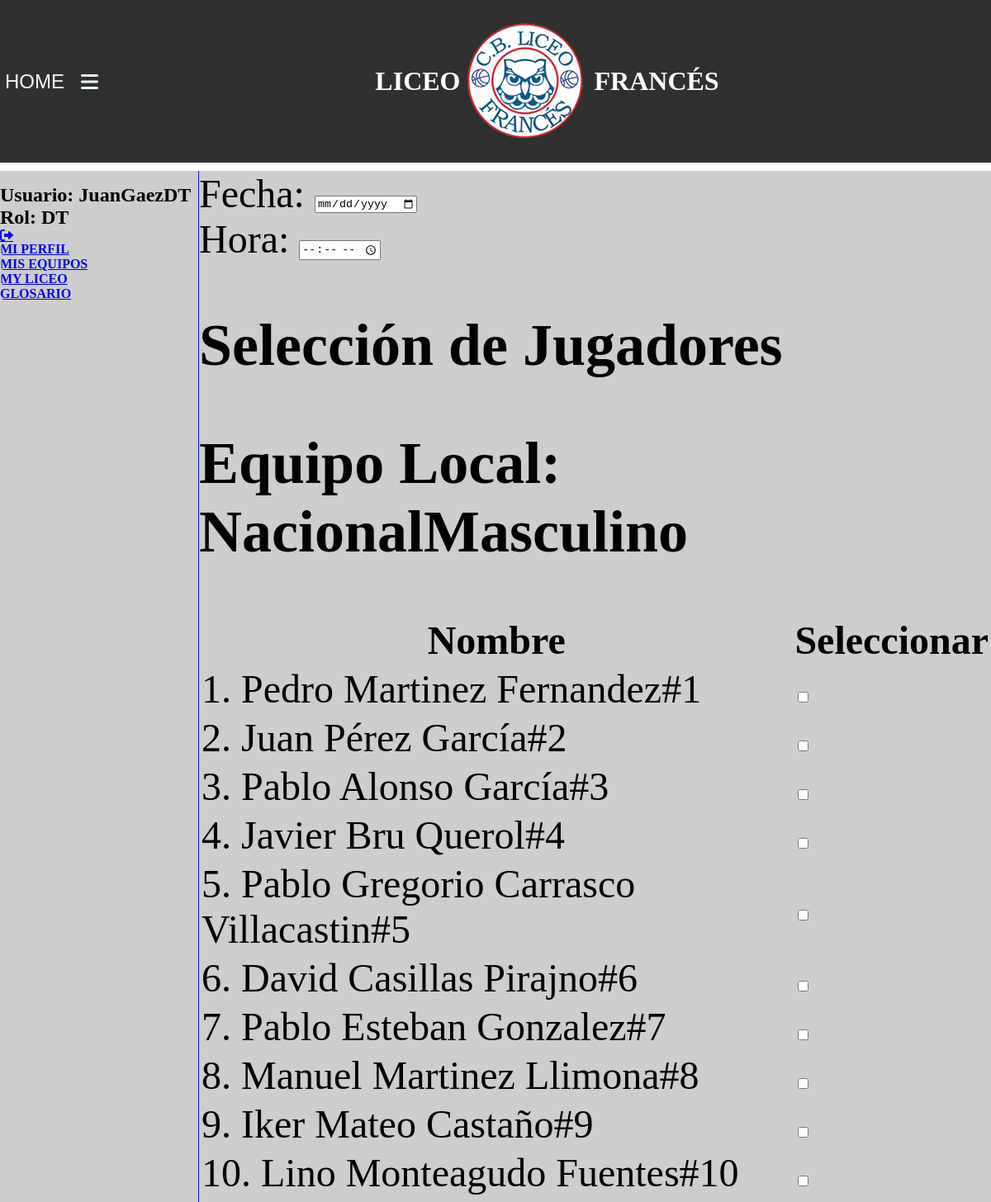
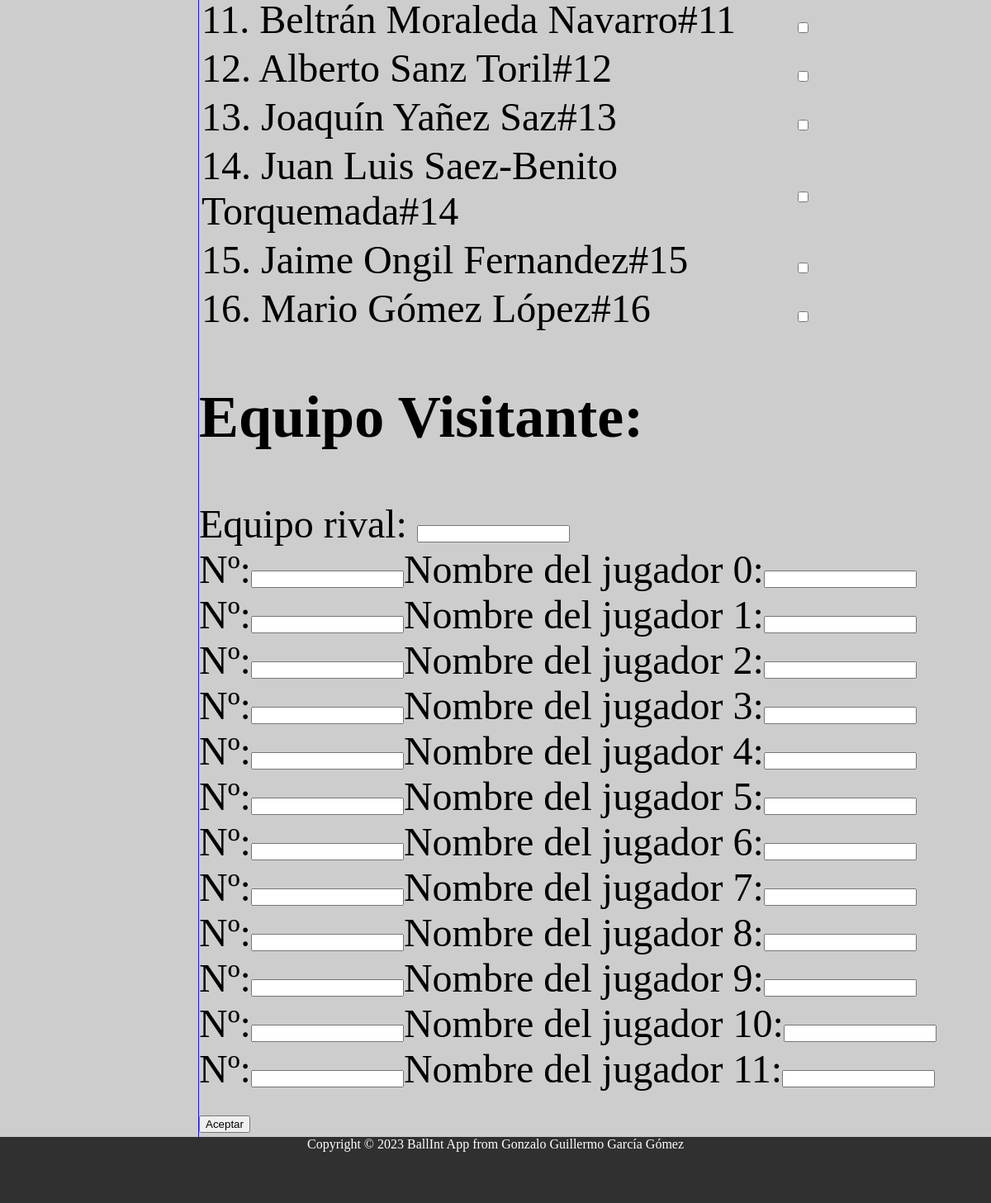
Page /seleccion_jugadores.php?idEquipo=NacionalMasculino (signed in) on the committed database (2 pictures, top to bottom).
### tables this page shows
CREATE TABLE `jugadores` (
  `id` int(11) NOT NULL,
  `user` varchar(50) DEFAULT NULL,
  `nombre` varchar(50) NOT NULL,
  `apellido1` varchar(50) NOT NULL,
  `apellido2` varchar(50) NOT NULL,
  `numero` int(2) DEFAULT NULL,
  `PJ` int(5) NOT NULL,
  `MT` int(10) NOT NULL,
  `TIT` int(5) NOT NULL,
  `SUP` int(5) NOT NULL,
  `MSMS` float NOT NULL,
  `T2A` int(5) NOT NULL,
  `T2F` int(5) NOT NULL,
  `T3A` int(5) NOT NULL,
  `T3F` int(5) NOT NULL,
  `TLA` int(5) NOT NULL,
  `TLF` int(5) NOT NULL,
  `FLH` int(5) NOT NULL,
  `FLR` int(5) NOT NULL,
  `RBO` int(5) NOT NULL,
  `RBD` int(5) NOT NULL,
  `ROB` int(5) NOT NULL,
  `TAP` int(5) NOT NULL,
  `PRD` int(5) NOT NULL,
  `AST` int(5) NOT NULL,
  `PTQ1` int(11) NOT NULL DEFAULT 0,
  `PTQ2` int(11) NOT NULL DEFAULT 0,
  `PTQ3` int(11) NOT NULL DEFAULT 0,
  `PTQ4` int(11) NOT NULL DEFAULT 0,
  `PTQE` int(11) NOT NULL DEFAULT 0
);

### seleccion_jugadores.php (called while the page is built, shortened)
<?php
$idEquipoLocal = $_GET['idEquipo'] ?? null;
$formulario = new es\ucm\fdi\FormularioSeleccionJugadores($idEquipoLocal);
$FormularioSeleccionJugadores = $formulario->gestiona();
require __DIR__.'/includes/vistas/plantilla.php';

### includes/Equipo.php (called while the page is built, shortened)
<?php
class Equipo{
    public static function getidEquipo($equipo_id){
        $conn = Aplicacion::getInstance()->getConexionBd();
        $query = sprintf("SELECT id FROM equipos WHERE id_equipo = '%s'", $conn->real_escape_string($equipo_id));
        $rs = $conn->query($query);
        $result = false;
        if ($rs) {
            $fila = $rs->fetch_assoc();
            if ($fila) {
                $result = $fila['id'];
            }
        } else {
            error_log("Error BD ({$conn->errno}): {$conn->error}");
        }
        return $result;
    }
    public static function getJugadoresEquipo($equipo_id){
        $id_equipo = self::getidEquipo($equipo_id);
        $conn = Aplicacion::getInstance()->getConexionBd();
        $query = sprintf("SELECT user,nombre,apellido1,apellido2,numero
        FROM jugadores
        INNER JOIN usuarios_equipos
        ON jugadores.id = usuarios_equipos.usuario_id
        WHERE usuarios_equipos.equipo_id = '$id_equipo'");
        $rs = $conn->query($query);
        $result = false;
        $jugadores = array();
            if ($rs) {
                $i = 0;
                while ($row = $rs->fetch_assoc()) {
                    $jugadores[$i] = array(
                        'user' => $row['user'],
                        'nombre' => $row['nombre'],
                        'apellido1' => $row['apellido1'],
                        'apellido2' => $row['apellido2'],
                        'numero' => $row['numero']
                    );
                    $i++;
                }
                $result = $jugadores;
            } else {
                error_log("Error BD ({$conn->errno}): {$conn->error}");
            }
        return $result;
    }
}
?>

### includes/formularios/FormularioSeleccionJugadores.php (the view, shortened to what this page needs)
<?php
class FormularioSeleccionJugadores extends Formulario{
    private $idEquipo;
    public function __construct($idEquipo) {
        $this->idEquipo = $idEquipo;
    }
    protected function generaCamposFormulario(&$datos){
        $html = "";
        $jugadores = Equipo::getJugadoresEquipo($this->idEquipo);
        $html .= <<<EOF
        <div>
            <label for="seleccion_fecha">Fecha:</label>
            <input type="date" id="seleccion_fecha" name="seleccion_fecha">
        </div>
        <div>
            <label for="seleccion_hora">Hora:</label>
            <input type="time" id="seleccion_hora" name="seleccion_hora">
        </div>
        <div>
        <h1>Selección de Jugadores</h1>
        <h2>Equipo Local: $this->idEquipo</h2>
            <table>
                <thead>
                    <tr>
                        <th>Nombre</th>
                        <th>Seleccionar</th>
                    </tr>
                </thead>
                <tbody>
        EOF;
        $contador = 1;
        foreach ($jugadores as $jugador) {
            $html .= "<tr>";
            $html .= "<td>" . $contador . ". " .  $jugador['nombre'] . " " . $jugador['apellido1'] . " " .  $jugador['apellido2'] . "#" .  $jugador['numero'] . " " ."</td>";
            $html .= "<td><input type='checkbox' name='seleccionados[]' value='" . $jugador['user']. "'></td>";
            $html .= "</tr>";
            $contador++;
        }
        $html .= <<<EOF
                </tbody>
            </table>
        </div>
        <div>
            <h2>Equipo Visitante:</h2>
            <label for="equipo_rival">Equipo rival:</label>
            <input type="text" id="equipo_rival" name="equipo_rival">
        </div>
        EOF;
        for ($i = 0; $i < 12; $i++) {
            $html .= "<div>";
            $html .= "<label for='numero$i'>Nº:</label><input type='text' name='numero$i' id='numero$i'>";
            $html .= "<label for='nombre$i'>Nombre del jugador $i:</label><input type='text' name='nombre$i' id='nombre$i'>";
            $html .= "</div>";
        }
        $html .= '<input type="hidden" name="idEquipo" value="' . $this->idEquipo . '">';
        $html .= <<<EOF
            <input type="submit" value="Aceptar">
        EOF;
        return $html;
    }
}

### styles/main.css (style rules this page uses)
body { background-color: #CDCDCD; margin:0px; min-height:100vh; width: 100%; height: 100%; }

### rows in the picture
jugadores: nombre "Pedro", apellido1 "Martinez", apellido2 "Fernandez", numero "1"
jugadores: nombre "Juan", apellido1 "Pérez", apellido2 "García", numero "2"
jugadores: nombre "Pablo", apellido1 "Alonso", apellido2 "García", numero "3"
jugadores: nombre "Javier", apellido1 "Bru", apellido2 "Querol", numero "4"
jugadores: nombre "Pablo Gregorio", apellido1 "Carrasco", apellido2 "Villacastin", numero "5"
jugadores: nombre "David", apellido1 "Casillas", apellido2 "Pirajno", numero "6"
jugadores: nombre "Pablo", apellido1 "Esteban", apellido2 "Gonzalez", numero "7"
jugadores: nombre "Manuel", apellido1 "Martinez", apellido2 "Llimona", numero "8"
jugadores: nombre "Iker", apellido1 "Mateo", apellido2 "Castaño", numero "9"
jugadores: nombre "Lino", apellido1 "Monteagudo", apellido2 "Fuentes", numero "10"
jugadores: nombre "Beltrán", apellido1 "Moraleda", apellido2 "Navarro", numero "11"
jugadores: nombre "Alberto", apellido1 "Sanz", apellido2 "Toril", numero "12"
jugadores: nombre "Joaquín", apellido1 "Yañez", apellido2 "Saz", numero "13"
jugadores: nombre "Juan Luis", apellido1 "Saez-Benito", apellido2 "Torquemada", numero "14"
jugadores: nombre "Jaime", apellido1 "Ongil", apellido2 "Fernandez", numero "15"
jugadores: nombre "Mario", apellido1 "Gómez", apellido2 "López", numero "16"

### other values in the picture
$_SESSION['nombre'] "JuanGaezDT"
$_SESSION['roles'] "DT"
$this->idEquipo "NacionalMasculino"
